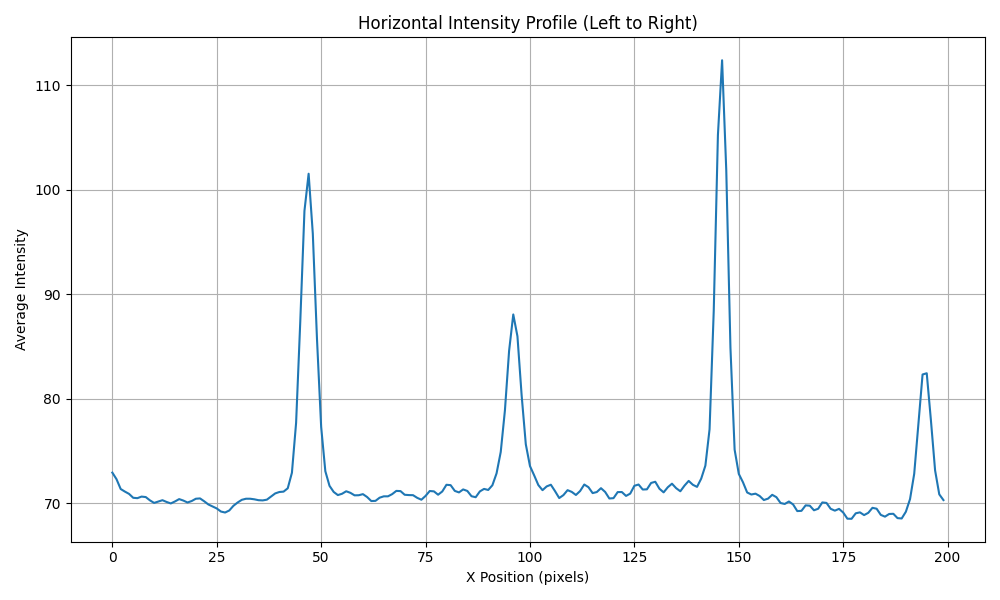
#> input picture py-src/PatternFeatures/horizontal_intensity_profile.png, 1000 x 600 px
$ python Extrating_Image_Features.py
#> lines starting #> are read from the running program, lines starting #| are printed output that depends on the picture
#> the answer given: PatternFeatures/horizontal_intensity_profile.png
#> the answer given: PatternFeatures/vertical_intensity_profile.png
import cv2
import numpy as np
import matplotlib.pyplot as plt
import tkinter as tk
from tkinter import filedialog
from typing import List, Tuple, Optional, Dict, Any


class ImagePreprocessing:
    @staticmethod
    def clear_image(image_path: str, kernel_size: int = 5) -> Optional[np.ndarray]:
        # Load the image
#> called with kernel_size = 5
        frame = cv2.imread(image_path)
#> frame is the input picture: shape (600, 1000, 3); mean B, G, R 250.3, 249.7, 248.8
        if frame is None:
            print(f"Error: Could not read image {image_path}")
            return None

        # Apply median blur to reduce noise
        # Kernel size must be odd and greater than 1
        if kernel_size % 2 == 0:
            kernel_size += 1

        denoised_frame = cv2.medianBlur(frame, kernel_size)
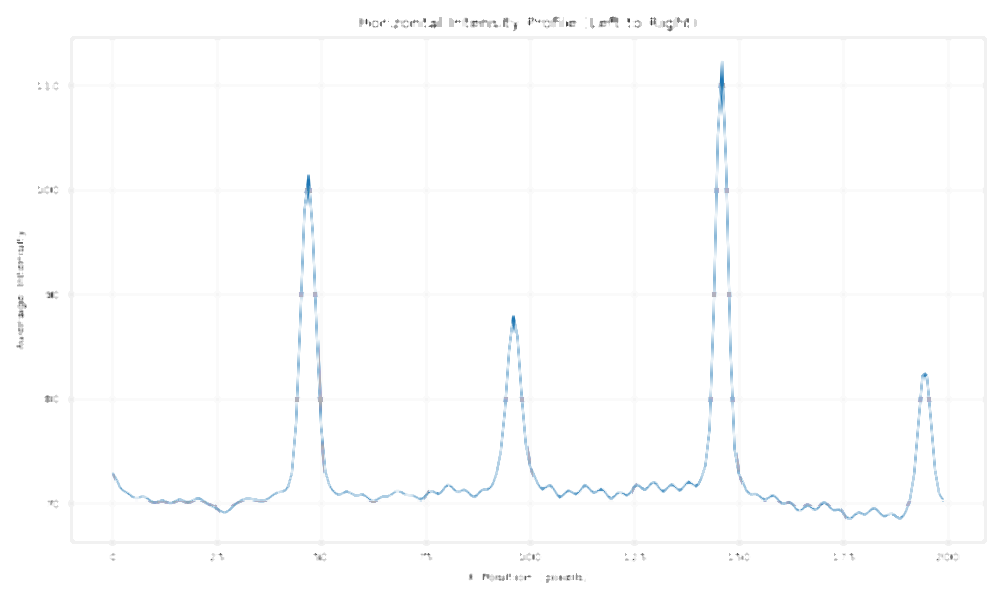
#> denoised_frame: shape (600, 1000, 3); mean B, G, R 253.8, 253.5, 253
        return denoised_frame

    # [58 lines left out: function show_histogram, not called in this run]


class ImageAnalysis:
    # [61 lines left out: functions load_image, extract_colors, print_colors, show_colors, not called in this run]

class ImageManagement:
    # [35 lines left out: function contrast_increase_image, not called in this run]

class ImagePipeline:
    # [12 lines left out: function process_image, not called in this run]


    @staticmethod
    def process_two_histogram(image_path1: str, image_path2: str) -> Tuple[List[Dict[str, Any]], List[Dict[str, Any]]]:
        # Load and process both images
        frame1 = ImagePreprocessing.clear_image(image_path1)
        frame2 = ImagePreprocessing.clear_image(image_path2)
#> call 2 of clear_image, with kernel_size = 5
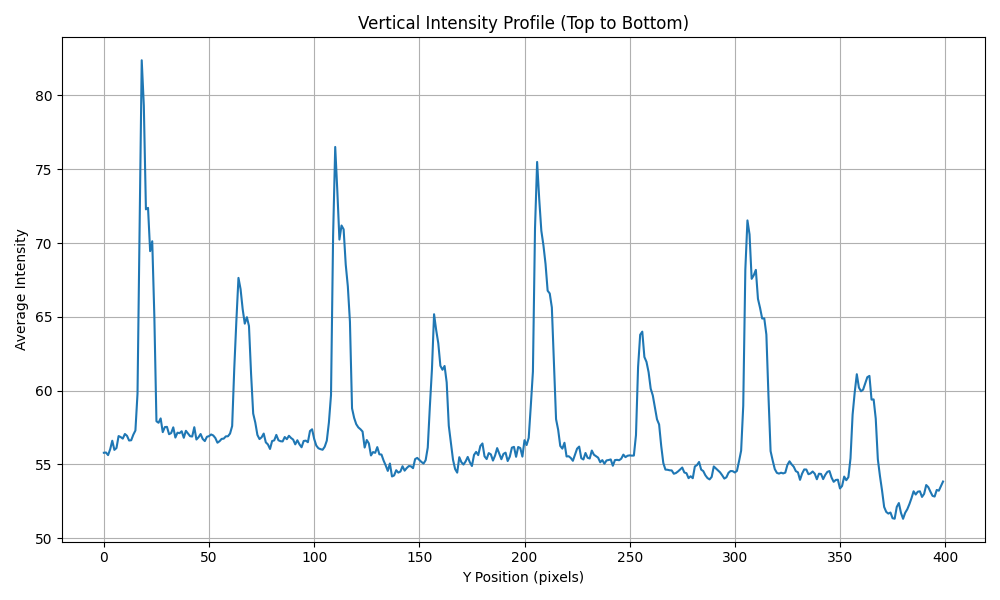
#> input picture py-src/PatternFeatures/vertical_intensity_profile.png, 1000 x 600 px
#> in clear_image, frame is the input picture: shape (600, 1000, 3); mean B, G, R 249.5, 248.5, 247
#> in clear_image (call 2), `denoised_frame = cv2.medianBlur(frame, kernel_size)`:
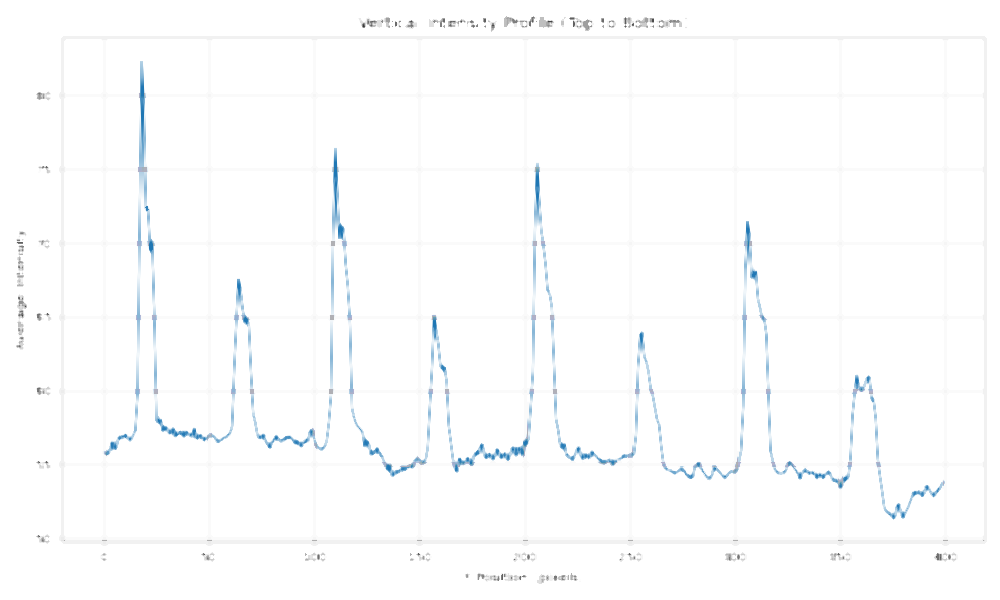
#> denoised_frame: shape (600, 1000, 3); mean B, G, R 253.3, 252.7, 251.9

        # Check if images were loaded properly
        if frame1 is None or frame2 is None:
            print("Error loading one or both images")
            return [], []

        # Convert BGR to RGB for both frames
        rgb_frame1 = cv2.cvtColor(frame1, cv2.COLOR_BGR2RGB)
        rgb_frame2 = cv2.cvtColor(frame2, cv2.COLOR_BGR2RGB)

        # Create a figure with 6 subplots (3 for each image)
        plt.figure(figsize=(20, 10))
        colors = ('r', 'g', 'b')
        channel_names = ('Red', 'Green', 'Blue')

        # Process both images' histograms
        stats1 = []
        stats2 = []

        # Plot histograms for both images
        for i, color in enumerate(colors):
            # Image 1 histogram
            plt.subplot(2, 3, i+1)
            hist1 = cv2.calcHist([rgb_frame1], [i], None, [256], [0, 256])
            plt.plot(hist1, color=color)
            plt.title(f'Image 1: {channel_names[i]} Histogram')
            plt.xlim([0, 256])
            plt.grid(True, alpha=0.3)

            # Image 2 histogram
            plt.subplot(2, 3, i+4)
            hist2 = cv2.calcHist([rgb_frame2], [i], None, [256], [0, 256])
            plt.plot(hist2, color=color)
            plt.title(f'Image 2: {channel_names[i]} Histogram')
            plt.xlim([0, 256])
            plt.grid(True, alpha=0.3)

            # Calculate statistics for each channel
            channel1 = rgb_frame1[:,:,i].flatten()
            channel2 = rgb_frame2[:,:,i].flatten()

            stats1.append({
                'channel': channel_names[i],
                'mean': np.mean(channel1),
                'median': np.median(channel1),
                'std_dev': np.std(channel1),
                'min': np.min(channel1),
                'max': np.max(channel1)
            })

            stats2.append({
                'channel': channel_names[i],
                'mean': np.mean(channel2),
                'median': np.median(channel2),
                'std_dev': np.std(channel2),
                'min': np.min(channel2),
                'max': np.max(channel2)
            })
#> after the loop, stats1 = 3 items; stats2 = 3 items

        plt.tight_layout()
        plt.show()
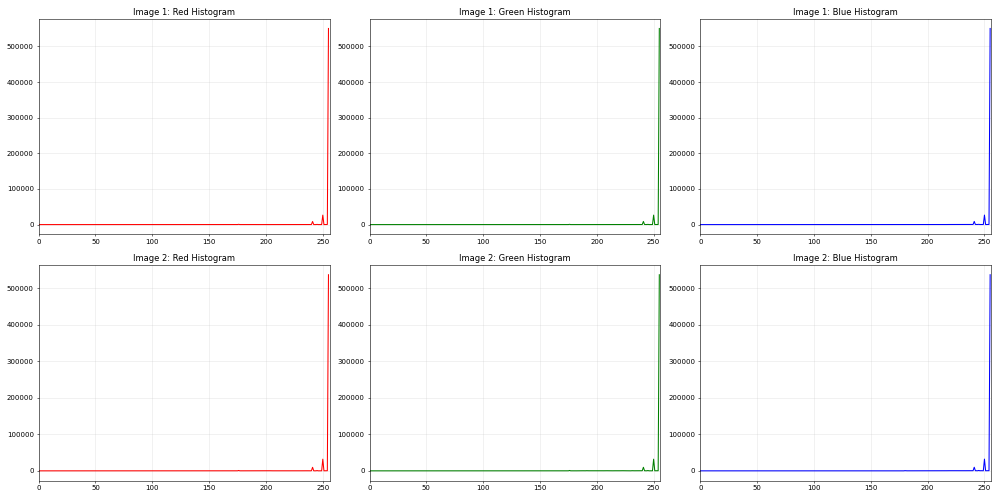
#> figure drawn by matplotlib, 6 panels; panel 1: curve peaks at x = 255, y = 550182; panel 2: curve peaks at x = 255, y = 537270; panel 3: curve peaks at x = 255, y = 550182; panel 4: curve peaks at x = 255, y = 537270

        # Print statistics for both images
        print("--- Image 1 Statistics ---")
        for stat in stats1:
            print(f"{stat['channel']} Channel:")
            print(f"  Mean: {stat['mean']:.2f}")
            print(f"  Median: {stat['median']:.2f}")
            print(f"  Std Dev: {stat['std_dev']:.2f}")
            print(f"  Range: {stat['min']} to {stat['max']}")
            print()
#> this loop made 3 passes
#> (printed output is left out)

        print("--- Image 2 Statistics ---")
        for stat in stats2:
            print(f"{stat['channel']} Channel:")
            print(f"  Mean: {stat['mean']:.2f}")
            print(f"  Median: {stat['median']:.2f}")
            print(f"  Std Dev: {stat['std_dev']:.2f}")
            print(f"  Range: {stat['min']} to {stat['max']}")
            print()

        return stats1, stats2

def main():
    root = tk.Tk()
    root.withdraw()
    image_path = filedialog.askopenfilename(title="Select an image file")
    image_path2 = filedialog.askopenfilename(title="Select an image file")
    ImagePipeline.process_two_histogram(image_path, image_path2)


if __name__ == "__main__":
    main()
